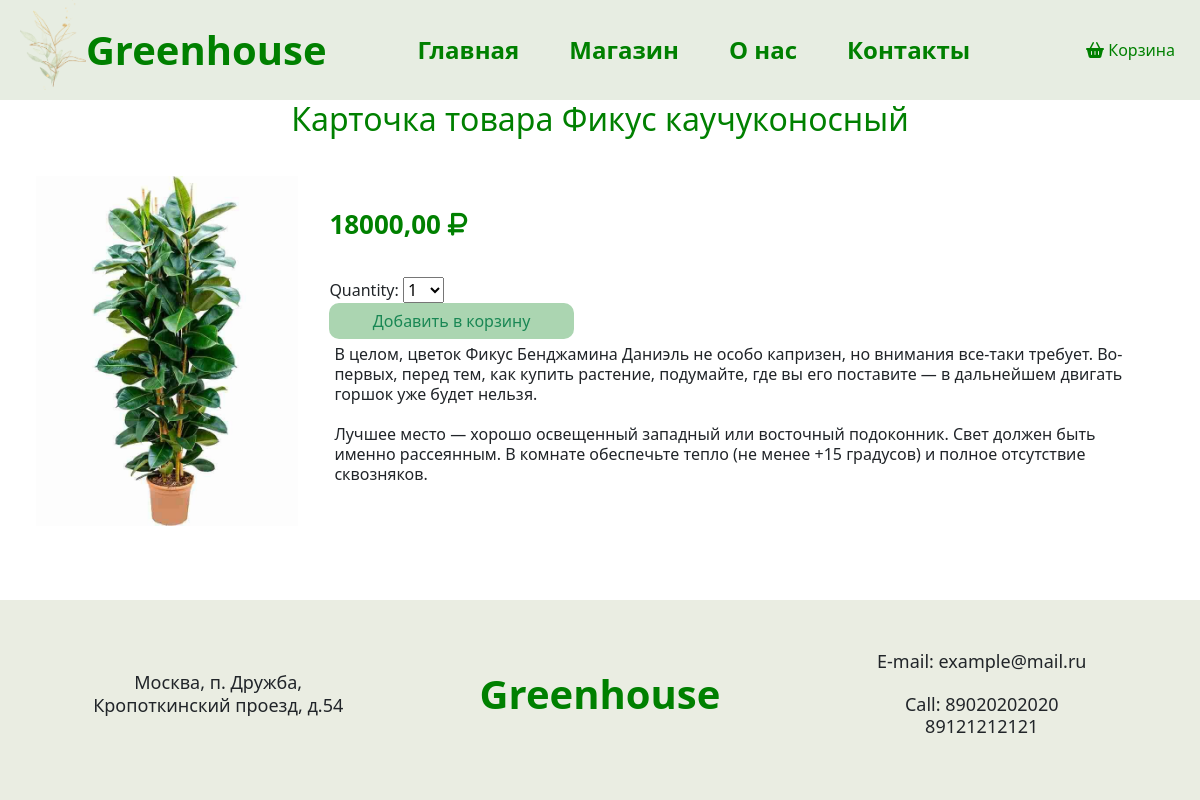
Page /products/3/ on the committed database.
### products/models.py (models this page shows, shortened)
class Product(models.Model):
    image = models.ImageField(upload_to='media/img', null=True, blank=True)
    title = models.CharField('Наименование', max_length=50)
    full_text = models.TextField('Описание', max_length=50)
    price = models.DecimalField('Стоимость', decimal_places=2, max_digits=10, default=0)
    class Meta:
        verbose_name = 'Товар'
        verbose_name_plural = 'Товары'

### products/views.py (the view)
# urls.py: path('<int:pk>/', views.product_detail, name='product_detail')
def product_detail(request, pk):
    product = get_object_or_404(Product, pk=pk)
    cart_product_form = CartAddProductForm()
    return render(request, 'products/details.html', {'product': product, 'cart_product_form': cart_product_form})

### cart/forms.py
class CartAddProductForm(forms.Form):
    quantity = forms.TypedChoiceField(choices=PRODUCT_QUANTITY_CHOICES, coerce=int)
    override = forms.BooleanField(required=False, initial=False, widget=forms.HiddenInput)

### products/templates/products/details.html (shortened to what this page needs)
{% extends 'main/layout.html' %}
{% block content %}
    <h2>Карточка товара {{ product.title }}</h2>
    <div class="prod-detail">
        <img src="{{ product.image.url }}">
        <div class="cart-detail">
            <p class="price">{{ product.price }} <i class="fa-solid fa-ruble-sign" style="color: green;"></i></p>
            <form action="{% url 'cart:cart_add' product.id %}" method="post" class="form_quentity">
                {{ cart_product_form }}
                <input type="submit" class="btn btn-outline-success" value="Добавить в корзину">
            </form>
            <p class="prod_medium">{{ product.full_text|linebreaksbr }}</p>
        </div>
    </div>
{% endblock %}

### main/static/main/css/main.css (style rules this page uses)
* { box-sizing: border-box; }
html, body { height: auto; margin: 0px; padding: 0px; }
p { text-align: center; padding-top: 30px; padding-bottom: 20px; font-size: 40px; line-height: 1.25; }
.prod_medium { font-size: 16px; text-align: left; padding: 5px; }
.prod-detail { padding: 15px; display: flex; justify-content: space-between; padding: 30px; }
.prod-detail img { max-width: 25%; max-height: 350px; margin: auto; }
.cart-detail { width: 75%; padding: 20px; margin: auto; }
.price { font-size: 26px; text-align: left; padding-top: 10px; font-weight: 500; font-weight: 700; color: green; }
h2 { text-align: center; color: green; }

### main/static/main/css/cart.css (style rules this page uses)
input[type="submit"] { border-radius: 10px; background-color: #abd5b1; border: 1px; width: 30%; }

### rows in the picture
Product: title "Фикус каучуконосный", image (picture), price "18000,00", full_text "В целом, цветок Фикус Бенджамина Даниэль не особо капризен, но внимания все-таки требует. Во-первых, перед тем, как купить растение, подумайте, где вы его поставите — в дальнейшем двигать горшок уже будет нельзя. Лучшее место — хорошо освещенный западный или восточный подоконник. Свет должен быть именно рассеянным. В комнате обеспечьте тепло (не менее +15 градусов) и полное отсутствие сквозняков."
